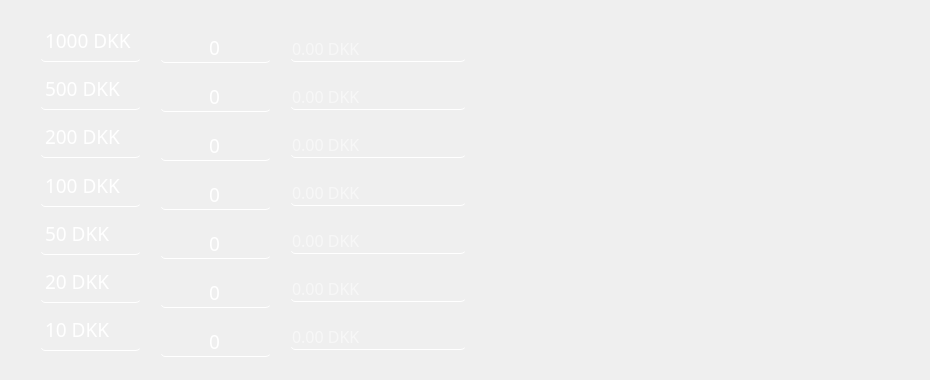
      <widget class="QWidget" name="dan">
       <widget class="QLabel" name="label_50">
        <property name="geometry">
         <rect>
          <x>580</x>
          <y>0</y>
          <width>341</width>
          <height>361</height>
         </rect>
        </property>
        <property name="text">
         <string/>
        </property>
        <property name="pixmap">
         <pixmap>devise/denmark-65.png</pixmap>
        </property>
        <property name="scaledContents">
         <bool>true</bool>
        </property>
       </widget>
       <widget class="QWidget" name="">
        <property name="geometry">
         <rect>
          <x>160</x>
          <y>20</y>
          <width>111</width>
          <height>351</height>
         </rect>
        </property>
        <layout class="QVBoxLayout" name="verticalLayout_17">
         <item>
          <widget class="QLineEdit" name="dd">
           <property name="font">
            <font>
             <family>Mongolian Baiti</family>
             <pointsize>14</pointsize>
            </font>
           </property>
           <property name="styleSheet">
            <string notr="true">color: rgb(255, 255, 255);
border-radius:5px;
background-color:transparent;
border-bottom:1px solid rgb(255, 255, 255);</string>
           </property>
           <property name="text">
            <string>0</string>
           </property>
           <property name="alignment">
            <set>Qt::AlignCenter</set>
           </property>
           <property name="placeholderText">
            <string>Qté.</string>
           </property>
          </widget>
         </item>
         <item>
          <widget class="QLineEdit" name="dd_2">
           <property name="font">
            <font>
             <family>Mongolian Baiti</family>
             <pointsize>14</pointsize>
            </font>
           </property>
           <property name="styleSheet">
            <string notr="true">color: rgb(255, 255, 255);
border-radius:5px;
background-color:transparent;
border-bottom:1px solid rgb(255, 255, 255);</string>
           </property>
           <property name="text">
            <string>0</string>
           </property>
           <property name="alignment">
            <set>Qt::AlignCenter</set>
           </property>
           <property name="placeholderText">
            <string>Qté.</string>
           </property>
          </widget>
         </item>
         <item>
          <widget class="QLineEdit" name="dd_3">
           <property name="font">
            <font>
             <family>Mongolian Baiti</family>
             <pointsize>14</pointsize>
            </font>
           </property>
           <property name="styleSheet">
            <string notr="true">color: rgb(255, 255, 255);
border-radius:5px;
background-color:transparent;
border-bottom:1px solid rgb(255, 255, 255);</string>
           </property>
           <property name="text">
            <string>0</string>
           </property>
           <property name="alignment">
            <set>Qt::AlignCenter</set>
           </property>
           <property name="placeholderText">
            <string>Qté.</string>
           </property>
          </widget>
         </item>
         <item>
          <widget class="QLineEdit" name="dd_4">
           <property name="font">
            <font>
             <family>Mongolian Baiti</family>
             <pointsize>14</pointsize>
            </font>
           </property>
           <property name="styleSheet">
            <string notr="true">color: rgb(255, 255, 255);
border-radius:5px;
background-color:transparent;
border-bottom:1px solid rgb(255, 255, 255);</string>
           </property>
           <property name="text">
            <string>0</string>
           </property>
           <property name="alignment">
            <set>Qt::AlignCenter</set>
           </property>
           <property name="placeholderText">
            <string>Qté.</string>
           </property>
          </widget>
         </item>
         <item>
          <widget class="QLineEdit" name="dd_5">
           <property name="font">
            <font>
             <family>Mongolian Baiti</family>
             <pointsize>14</pointsize>
            </font>
           </property>
           <property name="styleSheet">
            <string notr="true">color: rgb(255, 255, 255);
border-radius:5px;
background-color:transparent;
border-bottom:1px solid rgb(255, 255, 255);</string>
           </property>
           <property name="text">
            <string>0</string>
           </property>
           <property name="alignment">
            <set>Qt::AlignCenter</set>
           </property>
           <property name="placeholderText">
            <string>Qté.</string>
           </property>
          </widget>
         </item>
         <item>
          <widget class="QLineEdit" name="dd_6">
           <property name="font">
            <font>
             <family>Mongolian Baiti</family>
             <pointsize>14</pointsize>
            </font>
           </property>
           <property name="styleSheet">
            <string notr="true">color: rgb(255, 255, 255);
border-radius:5px;
background-color:transparent;
border-bottom:1px solid rgb(255, 255, 255);</string>
           </property>
           <property name="text">
            <string>0</string>
           </property>
           <property name="alignment">
            <set>Qt::AlignCenter</set>
           </property>
           <property name="placeholderText">
            <string>Qté.</string>
           </property>
          </widget>
         </item>
         <item>
          <widget class="QLineEdit" name="dd_7">
           <property name="font">
            <font>
             <family>Mongolian Baiti</family>
             <pointsize>14</pointsize>
            </font>
           </property>
           <property name="styleSheet">
            <string notr="true">color: rgb(255, 255, 255);
border-radius:5px;
background-color:transparent;
border-bottom:1px solid rgb(255, 255, 255);</string>
           </property>
           <property name="text">
            <string>0</string>
           </property>
           <property name="alignment">
            <set>Qt::AlignCenter</set>
           </property>
           <property name="placeholderText">
            <string>Qté.</string>
           </property>
          </widget>
         </item>
        </layout>
       </widget>
       <widget class="QWidget" name="">
        <property name="geometry">
         <rect>
          <x>290</x>
          <y>20</y>
          <width>176</width>
          <height>351</height>
         </rect>
        </property>
        <layout class="QVBoxLayout" name="verticalLayout_29">
         <item>
          <widget class="QLineEdit" name="dn">
           <property name="font">
            <font>
             <family>Mongolian Baiti</family>
             <pointsize>12</pointsize>
            </font>
           </property>
           <property name="styleSheet">
            <string notr="true">color: rgb(255, 255, 255);
border-radius:5px;
background-color:transparent;
border-bottom:1px solid rgb(255, 255, 255);</string>
           </property>
           <property name="text">
            <string/>
           </property>
           <property name="readOnly">
            <bool>true</bool>
           </property>
           <property name="placeholderText">
            <string>0.00 DKK</string>
           </property>
          </widget>
         </item>
         <item>
          <widget class="QLineEdit" name="dn_2">
           <property name="font">
            <font>
             <family>Mongolian Baiti</family>
             <pointsize>12</pointsize>
            </font>
           </property>
           <property name="styleSheet">
            <string notr="true">color: rgb(255, 255, 255);
border-radius:5px;
background-color:transparent;
border-bottom:1px solid rgb(255, 255, 255);</string>
           </property>
           <property name="text">
            <string/>
           </property>
           <property name="readOnly">
            <bool>true</bool>
           </property>
           <property name="placeholderText">
            <string>0.00 DKK</string>
           </property>
          </widget>
         </item>
         <item>
          <widget class="QLineEdit" name="dn_3">
           <property name="font">
            <font>
             <family>Mongolian Baiti</family>
             <pointsize>12</pointsize>
            </font>
           </property>
           <property name="styleSheet">
            <string notr="true">color: rgb(255, 255, 255);
border-radius:5px;
background-color:transparent;
border-bottom:1px solid rgb(255, 255, 255);</string>
           </property>
           <property name="text">
            <string/>
           </property>
           <property name="readOnly">
            <bool>true</bool>
           </property>
           <property name="placeholderText">
            <string>0.00 DKK</string>
           </property>
          </widget>
         </item>
         <item>
          <widget class="QLineEdit" name="dn_4">
           <property name="font">
            <font>
             <family>Mongolian Baiti</family>
             <pointsize>12</pointsize>
            </font>
           </property>
           <property name="styleSheet">
            <string notr="true">color: rgb(255, 255, 255);
border-radius:5px;
background-color:transparent;
border-bottom:1px solid rgb(255, 255, 255);</string>
           </property>
           <property name="text">
            <string/>
           </property>
           <property name="readOnly">
            <bool>true</bool>
           </property>
           <property name="placeholderText">
            <string>0.00 DKK</string>
           </property>
          </widget>
         </item>
         <item>
          <widget class="QLineEdit" name="dn_5">
           <property name="font">
            <font>
             <family>Mongolian Baiti</family>
             <pointsize>12</pointsize>
            </font>
           </property>
           <property name="styleSheet">
            <string notr="true">color: rgb(255, 255, 255);
border-radius:5px;
background-color:transparent;
border-bottom:1px solid rgb(255, 255, 255);</string>
           </property>
           <property name="text">
            <string/>
           </property>
           <property name="readOnly">
            <bool>true</bool>
           </property>
           <property name="placeholderText">
            <string>0.00 DKK</string>
           </property>
          </widget>
         </item>
         <item>
          <widget class="QLineEdit" name="dn_6">
           <property name="font">
            <font>
             <family>Mongolian Baiti</family>
             <pointsize>12</pointsize>
            </font>
           </property>
           <property name="styleSheet">
            <string notr="true">color: rgb(255, 255, 255);
border-radius:5px;
background-color:transparent;
border-bottom:1px solid rgb(255, 255, 255);</string>
           </property>
           <property name="text">
            <string/>
           </property>
           <property name="readOnly">
            <bool>true</bool>
           </property>
           <property name="placeholderText">
            <string>0.00 DKK</string>
           </property>
          </widget>
         </item>
         <item>
          <widget class="QLineEdit" name="dn_7">
           <property name="font">
            <font>
             <family>Mongolian Baiti</family>
             <pointsize>12</pointsize>
            </font>
           </property>
           <property name="styleSheet">
            <string notr="true">color: rgb(255, 255, 255);
border-radius:5px;
background-color:transparent;
border-bottom:1px solid rgb(255, 255, 255);</string>
           </property>
           <property name="text">
            <string/>
           </property>
           <property name="readOnly">
            <bool>true</bool>
           </property>
           <property name="placeholderText">
            <string>0.00 DKK</string>
           </property>
          </widget>
         </item>
        </layout>
       </widget>
       <widget class="QWidget" name="">
        <property name="geometry">
         <rect>
          <x>40</x>
          <y>20</y>
          <width>101</width>
          <height>331</height>
         </rect>
        </property>
        <layout class="QVBoxLayout" name="verticalLayout_35">
         <item>
          <widget class="QLabel" name="label_99">
           <property name="font">
            <font>
             <family>Mongolian Baiti</family>
             <pointsize>14</pointsize>
            </font>
           </property>
           <property name="styleSheet">
            <string notr="true">color: rgb(255, 255, 255);
border-radius:5px;
background-color:transparent;
border-bottom:1px solid rgb(255, 255, 255);</string>
           </property>
           <property name="text">
            <string>1000 DKK</string>
           </property>
          </widget>
         </item>
         <item>
          <widget class="QLabel" name="label_100">
           <property name="font">
            <font>
             <family>Mongolian Baiti</family>
             <pointsize>14</pointsize>
            </font>
           </property>
           <property name="styleSheet">
            <string notr="true">color: rgb(255, 255, 255);
border-radius:5px;
background-color:transparent;
border-bottom:1px solid rgb(255, 255, 255);</string>
           </property>
           <property name="text">
            <string>500 DKK</string>
           </property>
          </widget>
         </item>
         <item>
          <widget class="QLabel" name="label_101">
           <property name="font">
            <font>
             <family>Mongolian Baiti</family>
             <pointsize>14</pointsize>
            </font>
           </property>
           <property name="styleSheet">
            <string notr="true">color: rgb(255, 255, 255);
border-radius:5px;
background-color:transparent;
border-bottom:1px solid rgb(255, 255, 255);</string>
           </property>
           <property name="text">
            <string>200 DKK</string>
           </property>
          </widget>
         </item>
         <item>
          <widget class="QLabel" name="label_102">
           <property name="font">
            <font>
             <family>Mongolian Baiti</family>
             <pointsize>14</pointsize>
            </font>
           </property>
           <property name="styleSheet">
            <string notr="true">color: rgb(255, 255, 255);
border-radius:5px;
background-color:transparent;
border-bottom:1px solid rgb(255, 255, 255);</string>
           </property>
           <property name="text">
            <string>100 DKK</string>
           </property>
          </widget>
         </item>
         <item>
          <widget class="QLabel" name="label_104">
           <property name="font">
            <font>
             <family>Mongolian Baiti</family>
             <pointsize>14</pointsize>
            </font>
           </property>
           <property name="styleSheet">
            <string notr="true">color: rgb(255, 255, 255);
border-radius:5px;
background-color:transparent;
border-bottom:1px solid rgb(255, 255, 255);</string>
           </property>
           <property name="text">
            <string>50 DKK</string>
           </property>
          </widget>
         </item>
         <item>
          <widget class="QLabel" name="label_103">
           <property name="font">
            <font>
             <family>Mongolian Baiti</family>
             <pointsize>14</pointsize>
            </font>
           </property>
           <property name="styleSheet">
            <string notr="true">color: rgb(255, 255, 255);
border-radius:5px;
background-color:transparent;
border-bottom:1px solid rgb(255, 255, 255);</string>
           </property>
           <property name="text">
            <string>20 DKK</string>
           </property>
          </widget>
         </item>
         <item>
          <widget class="QLabel" name="label_168">
           <property name="font">
            <font>
             <family>Mongolian Baiti</family>
             <pointsize>14</pointsize>
            </font>
           </property>
           <property name="styleSheet">
            <string notr="true">color: rgb(255, 255, 255);
border-radius:5px;
background-color:transparent;
border-bottom:1px solid rgb(255, 255, 255);</string>
           </property>
           <property name="text">
            <string>10 DKK</string>
           </property>
          </widget>
         </item>
        </layout>
       </widget>
      </widget>
